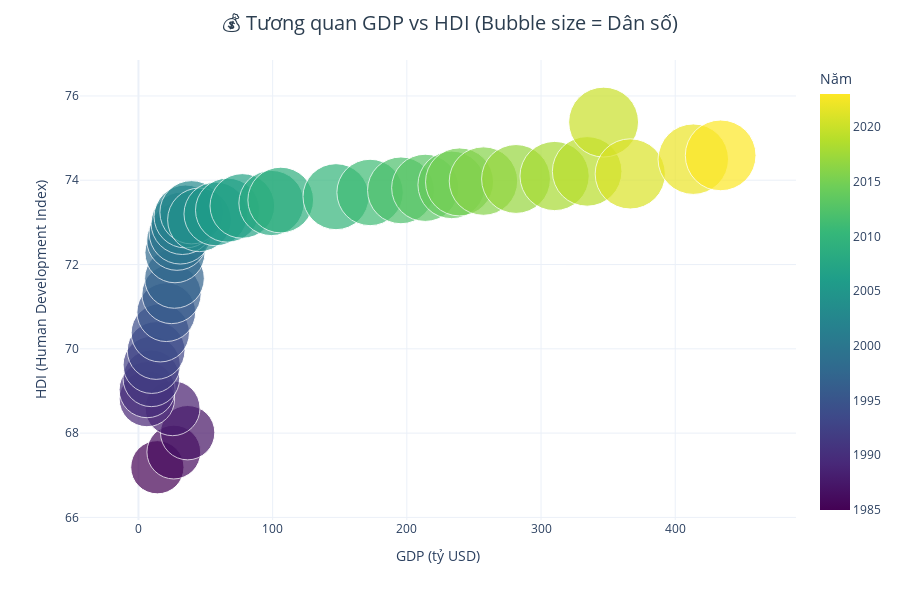

This figure's notebook cell:
### Markdown cell above
---

## 🔵 C. SCATTER & BUBBLE CHARTS - Correlation Analysis

### 💎 C1. Scatter Plot - GDP vs HDI (Human Development Index)

### Code cell
# GDP vs HDI scatter plot with bubble size = population
if datasets['economic'] is not None and datasets['health'] is not None and datasets['population'] is not None:
    # Helper to pick a sensible column from candidates or fallback to first numeric column
    def pick_column(df, candidates, exclude_year=True):
        cols = df.columns.tolist()
        for c in candidates:
            if c in cols:
                return c
        # fallback: first numeric column (excluding Year if requested)
        numeric = df.select_dtypes(include=['number']).columns.tolist()
        if exclude_year and 'Year' in numeric:
            numeric = [c for c in numeric if c != 'Year']
        return numeric[0] if len(numeric) > 0 else None
    
    # GDP column candidates
    gdp_candidates = ['GDP_Billion_USD', 'GDP_Billion', 'GDP_USD_Billion', 'GDP_USD', 'GDP']
    gdp_col = pick_column(datasets['economic'], gdp_candidates)
    if gdp_col is None:
        raise KeyError(f'No suitable GDP column found. Available: {list(datasets["economic"].columns)}')
    gdp_df = datasets['economic'][['Year', gdp_col]].dropna().copy()
    gdp_df = gdp_df.rename(columns={gdp_col: 'GDP_Billion_USD'})
    # If GDP values look like raw USD (very large), convert to billions
    if gdp_df['GDP_Billion_USD'].abs().max() > 1e6:
        gdp_df['GDP_Billion_USD'] = gdp_df['GDP_Billion_USD'] / 1e9
        print('  • Converted GDP values to billions USD (divided by 1e9).')
    
    # HDI column candidates
    hdi_candidates = ['HDI', 'Human_Development_Index', 'HDI_Index', 'Human_Development']
    hdi_col = pick_column(datasets['health'], hdi_candidates)
    if hdi_col is None:
        raise KeyError(f'No suitable HDI column found. Available: {list(datasets["health"].columns)}')
    hdi_df = datasets['health'][['Year', hdi_col]].dropna().copy()
    hdi_df = hdi_df.rename(columns={hdi_col: 'HDI'})
    
    # Population column candidates (already handled in earlier cells, but reuse logic)
    pop_candidates = ['Total_Population_Millions', 'Population_Millions', 'Total_Pop_Millions', 'Population', 'Total_population', 'Total Population', 'Population_Total']
    pop_col = pick_column(datasets['population'], pop_candidates)
    if pop_col is None:
        raise KeyError(f'No suitable population column found. Available: {list(datasets["population"].columns)}')
    pop_df = datasets['population'][['Year', pop_col]].dropna().copy()
    pop_df = pop_df.rename(columns={pop_col: 'Total_Population_Millions'})
    # If values are large (e.g., raw people), convert to millions
    if pop_df['Total_Population_Millions'].abs().max() > 100000:
        pop_df['Total_Population_Millions'] = pop_df['Total_Population_Millions'] / 1e6
        print('  • Converted population values to millions (divided by 1e6).')
    
    merged = gdp_df.merge(hdi_df, on='Year').merge(pop_df, on='Year')
    merged = merged.dropna()
    
    if len(merged) > 0:
        # Create bubble chart
        fig = px.scatter(merged, 
                         x='GDP_Billion_USD', 
                         y='HDI',
                         size='Total_Population_Millions',
                         color='Year',
                         hover_data=['Year', 'GDP_Billion_USD', 'HDI', 'Total_Population_Millions'],
                         color_continuous_scale='Viridis',
                         size_max=50)
        
        fig.update_traces(marker=dict(line=dict(width=1, color='white')))
        
        fig.update_layout(
            title={
                'text': "💰 Tương quan GDP vs HDI (Bubble size = Dân số)",
                'x': 0.5,
                'xanchor': 'center',
                'font': {'size': 20, 'color': '#2c3e50'}
            },
            xaxis_title="GDP (tỷ USD)",
            yaxis_title="HDI (Human Development Index)",
            template='plotly_white',
            height=600,
            coloraxis_colorbar=dict(title="Năm")
        )
        
        fig.show()
        
        # Calculate correlation
        correlation = merged['GDP_Billion_USD'].corr(merged['HDI'])
        print(f"📊 Correlation coefficient (GDP vs HDI): {correlation:.3f}")
        print(f"   • Strong positive correlation: Economic growth ↔ Human development")

### Figure 1 — Plotly figure (JSON) as saved in the notebook; plotly's stock layout.template omitted (floating-point values rounded to 4 significant figures)
{"data": [{"customdata": [[1985.0, 181.5], [1986.0, 185.4], [1987.0, 189.2], [1988.0, 193.1], [1989.0, 197.1], [1990.0, 201.2], [1991.0, 205.5], [1992.0, 209.7], [1993.0, 213.8], [1994.0, 217.7], [1995.0, 221.4], [1996.0, 224.8], [1997.0, 228.0], [1998.0, 231.3], [1999.0, 234.4], [2000.0, 248.0], [2001.0, 250.6], [2002.0, 253.7], [2003.0, 256.6], [2004.0, 259.1], [2005.0, 259.2], [2006.0, 262.7], [2007.0, 267.6], [2008.0, 272.3], [2009.0, 276.4], [2010.0, 279.1], [2011.0, 282.4], [2012.0, 285.6], [2013.0, 289.4], [2014.0, 292.6], [2015.0, 296.2], [2016.0, 299.9], [2017.0, 303.7], [2018.0, 307.0], [2019.0, 310.0], [2020.0, 312.9], [2021.0, 315.7], [2022.0, 318.0], [2023.0, 320.2]], "hovertemplate": "GDP_Billion_USD=%{x}<br>HDI=%{y}<br>Total_Population_Millions=%{customdata[1]}<br>Year=%{marker.color}<extra></extra>", "legendgroup": "", "marker": {"color": [1985, 1986, 1987, 1988, 1989, 1990, 1991, 1992, 1993, 1994, 1995, 1996, 1997, 1998, 1999, 2000, 2001, 2002, 2003, 2004, 2005, 2006, 2007, 2008, 2009, 2010, 2011, 2012, 2013, 2014, 2015, 2016, 2017, 2018, 2019, 2020, 2021, 2022, 2023], "coloraxis": "coloraxis", "line": {"color": "white", "width": 1}, "size": [181.5, 185.4, 189.2, 193.1, 197.1, 201.2, 205.5, 209.7, 213.8, 217.7, 221.4, 224.8, 228.0, 231.3, 234.4, 248.0, 250.6, 253.7, 256.6, 259.1, 259.2, 262.7, 267.6, 272.3, 276.4, 279.1, 282.4, 285.6, 289.4, 292.6, 296.2, 299.9, 303.7, 307.0, 310.0, 312.9, 315.7, 318.0, 320.2], "sizemode": "area", "sizeref": 0.1281, "symbol": "circle"}, "mode": "markers", "name": "", "orientation": "v", "showlegend": false, "type": "scatter", "x": [14.1, 26.34, 36.66, 25.42, 6.293, 6.472, 9.613, 9.867, 13.18, 16.29, 20.74, 24.66, 26.84, 27.21, 28.68, 31.17, 32.69, 35.06, 39.55, 45.43, 57.63, 66.37, 77.41, 99.13, 106.0, 147.2, 172.6, 195.6, 213.7, 233.5, 239.3, 257.1, 281.4, 310.1, 334.4, 346.6, 366.5, 413.4, 433.9], "xaxis": "x", "y": [67.19, 67.55, 68.01, 68.59, 68.81, 69.03, 69.3, 69.62, 69.96, 70.38, 70.87, 71.3, 71.67, 72.28, 72.58, 72.75, 72.98, 73.14, 73.24, 73.06, 73.2, 73.29, 73.39, 73.46, 73.53, 73.61, 73.71, 73.76, 73.82, 73.89, 73.96, 73.98, 74.03, 74.1, 74.21, 75.38, 74.15, 74.5, 74.59], "yaxis": "y"}], "layout": {"coloraxis": {"colorbar": {"title": {"text": "Năm"}}, "colorscale": [[0, "#440154"], [0.1111, "#482878"], [0.2222, "#3e4989"], [0.3333, "#31688e"], [0.4444, "#26828e"], [0.5556, "#1f9e89"], [0.6667, "#35b779"], [0.7778, "#6ece58"], [0.8889, "#b5de2b"], [1, "#fde725"]]}, "height": 600, "legend": {"itemsizing": "constant", "tracegroupgap": 0}, "margin": {"t": 60}, "title": {"font": {"color": "#2c3e50", "size": 20}, "text": "💰 Tương quan GDP vs HDI (Bubble size = Dân số)", "x": 0.5, "xanchor": "center"}, "xaxis": {"anchor": "y", "domain": [0, 1], "title": {"text": "GDP (tỷ USD)"}}, "yaxis": {"anchor": "x", "domain": [0, 1], "title": {"text": "HDI (Human Development Index)"}}}}
